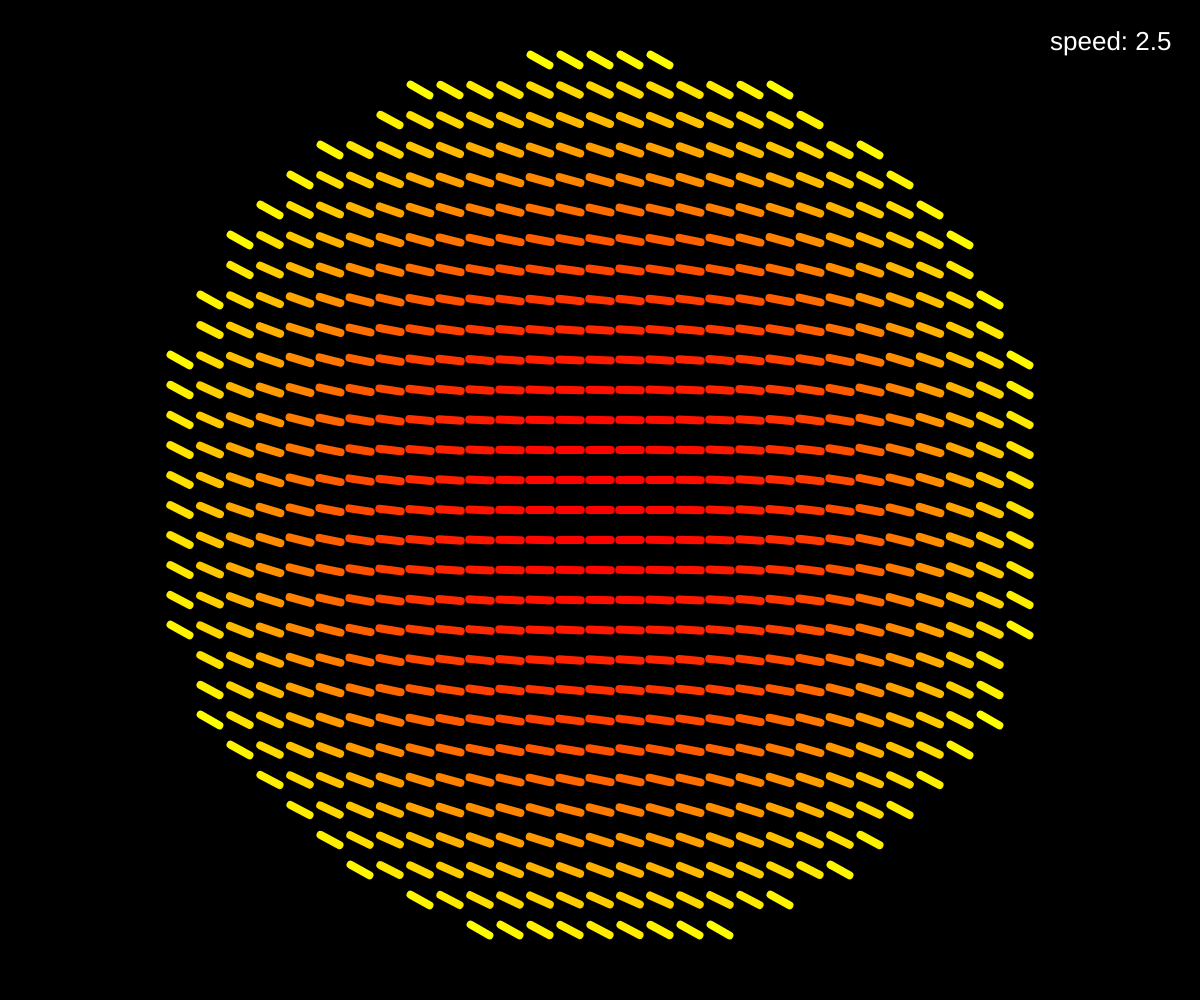
Frame 1 (no input)
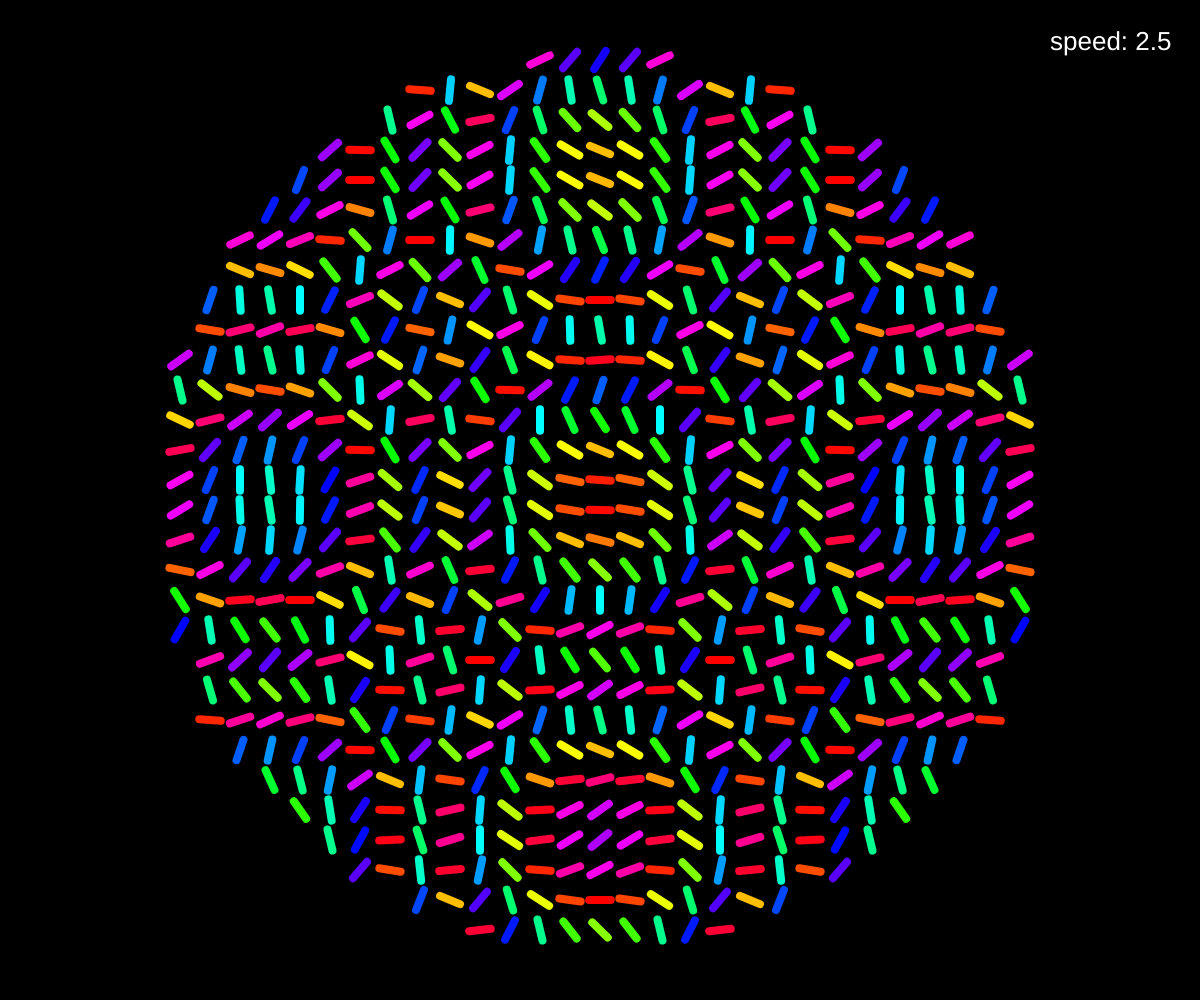
Frame 60 (no input)
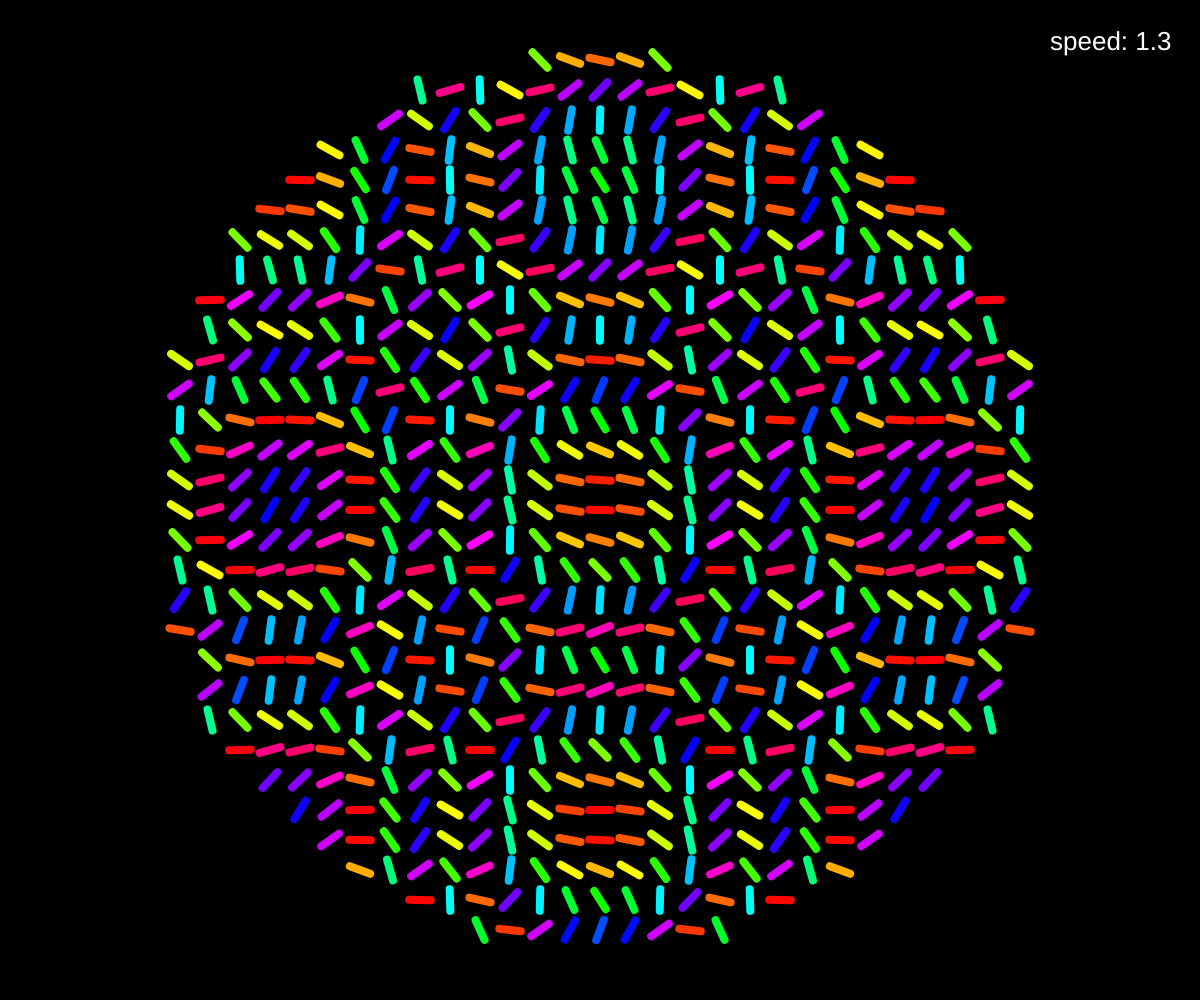
Frame 120 (the mouse pressed at the canvas centre since frame 60)

The p5.js sketch that drew these frames (run headless with seeded random() and noise() and a simulated clock; from frame 60 on, the mouse is pressed at the canvas centre):

// p5.js sketch
// ── sketch.js


function setup() {
	createCanvas(windowWidth, windowHeight);
	colorMode(HSB, 1, 1, 1, 1);
}

function windowResized() {
  resizeCanvas(windowWidth, windowHeight);
}

function draw() {
	var detail = 30;
	var mx = map(mouseX, 0, width, .00001, .00025);
  background(0);
  stroke(255);
  strokeWeight(8);
  var cx = width/2;
  var cy = height/2;
  var r = 449;
  for (var x = 0; x < width; x+= detail) {
    for (var y = 0; y < height; y+= detail) {
      var d = dist(x, y, cx, cy);
      if (d<r) {
				if(mouseX == 0 && mouseY == 0){
					mx = .00025;
				}
        var a = radians(.6*d*d*frameCount*mx) %PI;
        var p = map(a, 0, PI, 0, 1);
        stroke(p, 1, 1);
				push();
				translate(x,y);
				rotate(a);
				line(-detail*.36, 0, detail*.36,0);
				pop();
      }
    }
  }
	noStroke();
	fill(1);
	textSize(26);
	text("speed: " + nf(mx*10000, 1,1), width-150, 50);
}

// ── post.html
<!DOCTYPE html>
<html>
<head>
<title>Anglehue</title>
<link rel="shortcut icon" type="image/png" href="https://krabcode.github.io/favicon.png"/>
<link rel="stylesheet" href="../../styles/sketch.css">
<script src="../../lib/p5.js"></script>
<script src="sketch.js"></script>
</head>
<body>
</body>
<header class="noselect">
<p><a href="https://krabcode.github.io/index.html"> <<< </a></p>
</header>
</html>
